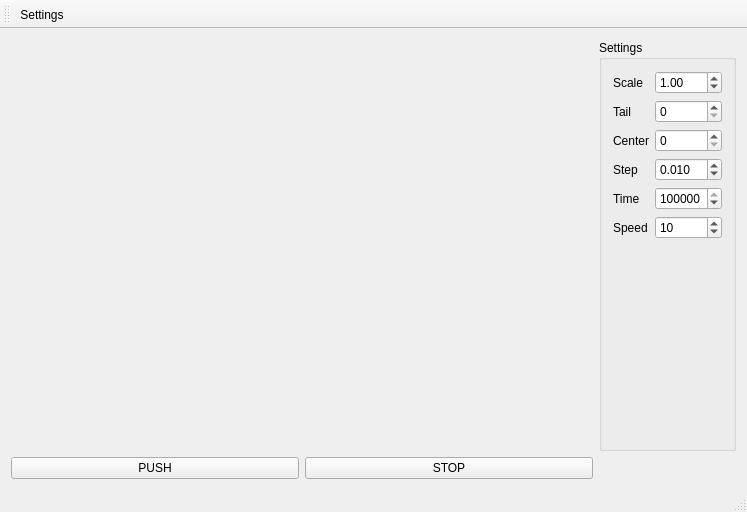
<?xml version="1.0" encoding="UTF-8"?>
<ui version="4.0">
 <class>MainWindow</class>
 <widget class="QMainWindow" name="MainWindow">
  <property name="geometry">
   <rect>
    <x>0</x>
    <y>0</y>
    <width>747</width>
    <height>512</height>
   </rect>
  </property>
  <property name="windowTitle">
   <string>MainWindow</string>
  </property>
  <widget class="QWidget" name="centralWidget">
   <layout class="QGridLayout" name="gridLayout">
    <item row="1" column="0">
     <widget class="QPushButton" name="start">
      <property name="text">
       <string>PUSH</string>
      </property>
     </widget>
    </item>
    <item row="1" column="1">
     <widget class="QPushButton" name="stop">
      <property name="text">
       <string>STOP</string>
      </property>
     </widget>
    </item>
    <item row="0" column="0" colspan="2">
     <widget class="View" name="view" native="true"/>
    </item>
    <item row="0" column="2">
     <widget class="QGroupBox" name="settings">
      <property name="sizePolicy">
       <sizepolicy hsizetype="Maximum" vsizetype="Preferred">
        <horstretch>0</horstretch>
        <verstretch>0</verstretch>
       </sizepolicy>
      </property>
      <property name="title">
       <string>Settings</string>
      </property>
      <layout class="QFormLayout" name="formLayout">
       <item row="0" column="0">
        <widget class="QLabel" name="label">
         <property name="text">
          <string>Scale</string>
         </property>
        </widget>
       </item>
       <item row="0" column="1">
        <widget class="QDoubleSpinBox" name="scale">
         <property name="maximum">
          <double>100.000000000000000</double>
         </property>
         <property name="singleStep">
          <double>0.100000000000000</double>
         </property>
         <property name="value">
          <double>1.000000000000000</double>
         </property>
        </widget>
       </item>
       <item row="1" column="1">
        <widget class="QSpinBox" name="tail">
         <property name="maximum">
          <number>100000</number>
         </property>
         <property name="singleStep">
          <number>5</number>
         </property>
        </widget>
       </item>
       <item row="1" column="0">
        <widget class="QLabel" name="label_2">
         <property name="text">
          <string>Tail</string>
         </property>
        </widget>
       </item>
       <item row="2" column="0">
        <widget class="QLabel" name="label_3">
         <property name="text">
          <string>Center</string>
         </property>
        </widget>
       </item>
       <item row="2" column="1">
        <widget class="QSpinBox" name="center"/>
       </item>
       <item row="3" column="0">
        <widget class="QLabel" name="label_4">
         <property name="text">
          <string>Step</string>
         </property>
        </widget>
       </item>
       <item row="3" column="1">
        <widget class="QDoubleSpinBox" name="step">
         <property name="decimals">
          <number>3</number>
         </property>
         <property name="maximum">
          <double>1.000000000000000</double>
         </property>
         <property name="singleStep">
          <double>0.100000000000000</double>
         </property>
         <property name="value">
          <double>0.010000000000000</double>
         </property>
        </widget>
       </item>
       <item row="4" column="0">
        <widget class="QLabel" name="label_5">
         <property name="text">
          <string>Time</string>
         </property>
        </widget>
       </item>
       <item row="4" column="1">
        <widget class="QSpinBox" name="time">
         <property name="minimum">
          <number>10</number>
         </property>
         <property name="maximum">
          <number>1000000000</number>
         </property>
         <property name="singleStep">
          <number>100000</number>
         </property>
         <property name="value">
          <number>1000000</number>
         </property>
        </widget>
       </item>
       <item row="5" column="0">
        <widget class="QLabel" name="label_6">
         <property name="text">
          <string>Speed</string>
         </property>
        </widget>
       </item>
       <item row="5" column="1">
        <widget class="QSpinBox" name="speed">
         <property name="maximum">
          <number>1000000</number>
         </property>
         <property name="singleStep">
          <number>100</number>
         </property>
         <property name="value">
          <number>10</number>
         </property>
        </widget>
       </item>
      </layout>
     </widget>
    </item>
   </layout>
  </widget>
  <widget class="QMenuBar" name="menuBar">
   <property name="geometry">
    <rect>
     <x>0</x>
     <y>0</y>
     <width>747</width>
     <height>21</height>
    </rect>
   </property>
  </widget>
  <widget class="QToolBar" name="mainToolBar">
   <attribute name="toolBarArea">
    <enum>TopToolBarArea</enum>
   </attribute>
   <attribute name="toolBarBreak">
    <bool>false</bool>
   </attribute>
   <addaction name="actionSettings"/>
  </widget>
  <widget class="QStatusBar" name="statusBar"/>
  <action name="actionSettings">
   <property name="checkable">
    <bool>true</bool>
   </property>
   <property name="text">
    <string>Settings</string>
   </property>
   <property name="toolTip">
    <string>Settings</string>
   </property>
   <property name="shortcut">
    <string>Ctrl+O</string>
   </property>
  </action>
 </widget>
 <layoutdefault spacing="6" margin="11"/>
 <customwidgets>
  <customwidget>
   <class>View</class>
   <extends>QWidget</extends>
   <header>view.hpp</header>
   <container>1</container>
  </customwidget>
 </customwidgets>
 <resources/>
 <connections/>
</ui>
